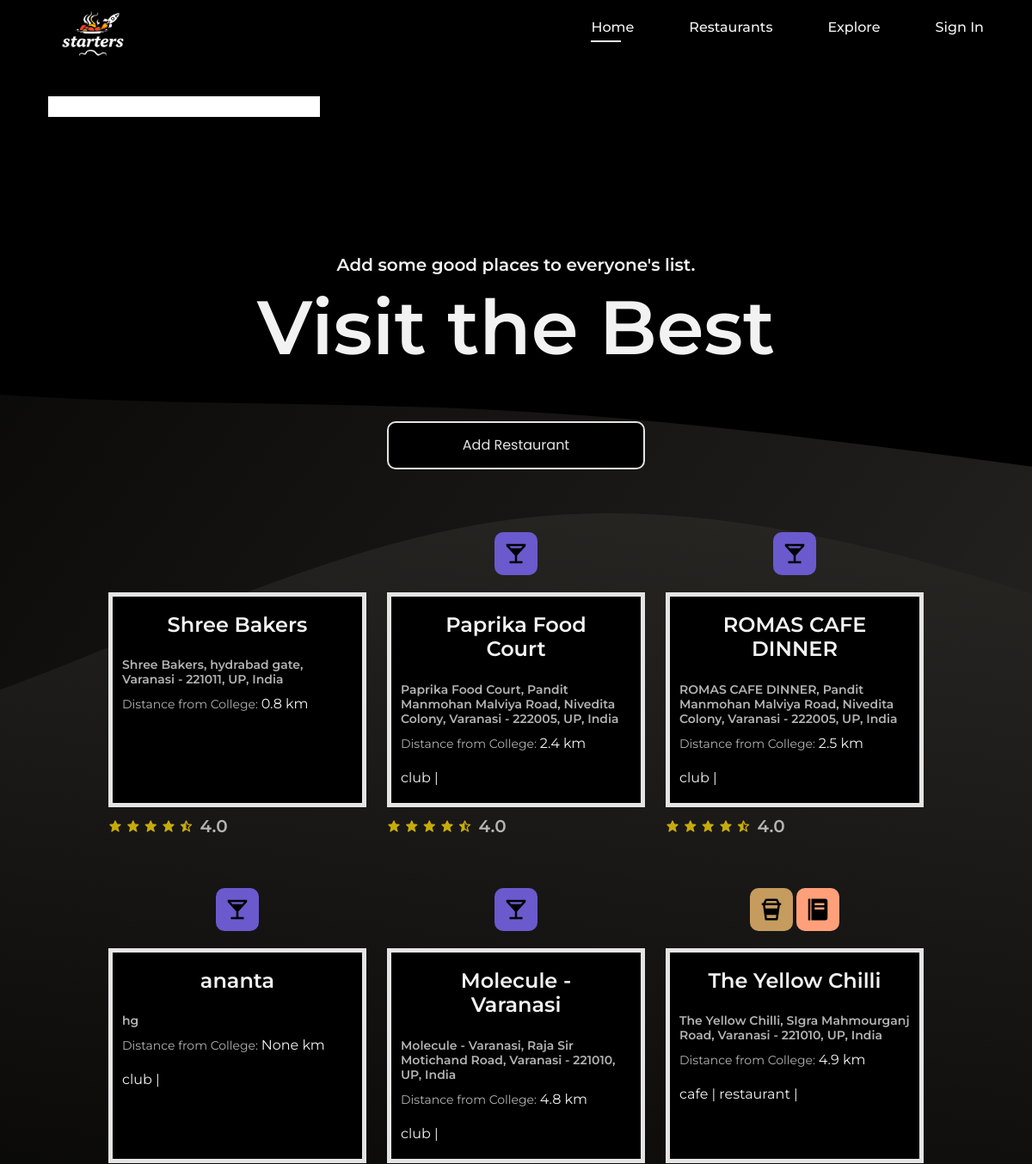
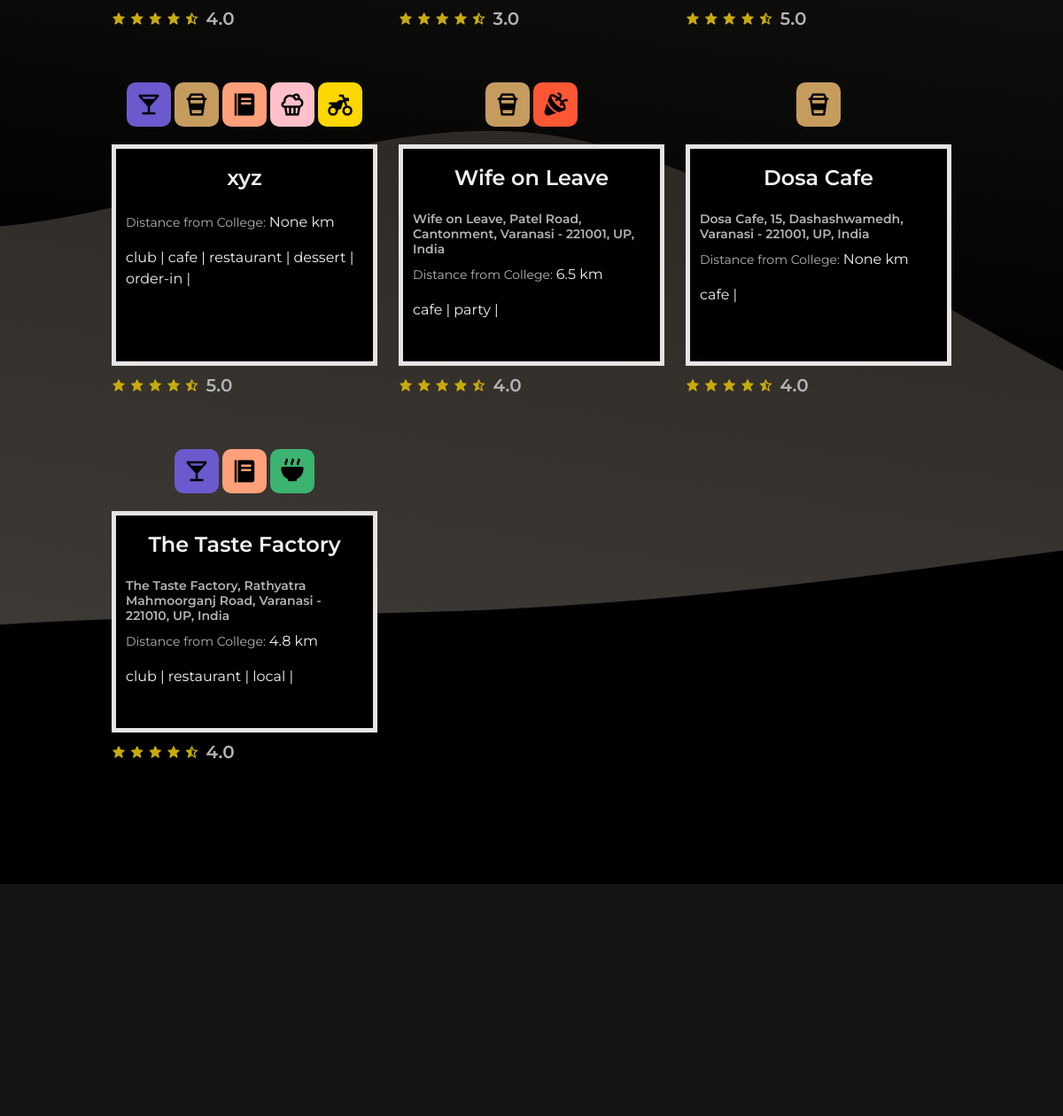
The page /restaurants/ on the database its author committed (2 pictures, top to bottom).
### rest/models.py (models this page shows, shortened)
class Restaurant(models.Model):
    name = models.CharField(max_length=255)
    address = models.TextField(blank=True)
    rating = models.DecimalField(max_digits=2, decimal_places=1, null=True, blank=True)  # Rating can be 1 to 5
    distance = models.DecimalField(max_digits=5, decimal_places=1, null=True, blank=True)
    latitude = models.FloatField(null=True, blank=True)  # Latitude from Geoapify API
    longitude = models.FloatField(null=True, blank=True)  # Longitude from Geoapify API
    main_image = models.ImageField(upload_to='restaurant_images',blank=True,null=True)
    description = models.TextField(blank=True, null=True) # Description about the restaurant
    date_posted=models.DateTimeField(default=timezone.now)
    posted_by=models.ForeignKey(settings.AUTH_USER_MODEL,on_delete=models.SET_DEFAULT,default=1)
    tags = models.ManyToManyField('Tag', related_name='restaurants', blank=True)

class Tag(models.Model):
    name=models.CharField(max_length=50,unique=True)

### rest/views.py (the view)
# urls.py: path('restaurants/', views.restaurants,name="restaurants"),
def restaurants(request):
    context={
        'restaurants':Restaurant.objects.all()
             }
    return render(request, 'rest/restaurants.html',context)

### templates/rest/restaurants.html (shortened to what this page needs)
{% load static%}
<!DOCTYPE html>
<html lang="en">
<head>
  <link href='https://unpkg.com/boxicons@2.1.4/css/boxicons.min.css' rel='stylesheet'>
  <link href="https://cdn.jsdelivr.net/npm/bootstrap@5.1.0/dist/css/bootstrap.min.css" rel="stylesheet">
  <link rel="stylesheet" href="{% static 'assets/css/style.css'%}">
  <link
    href="https://cdn.jsdelivr.net/npm/remixicon@4.5.0/fonts/remixicon.css"
    rel="stylesheet"/>
  <link rel="stylesheet" href="https://unpkg.com/@trevoreyre/autocomplete-js/dist/style.css"/>
</head>
<body>
  <header class="header" id="header">
    <nav class="nav container">
      <a href="#" class="nav_logo">
        <img src="{% static 'assets/images/starters-logo.png'%}" class="nav_logo-img">
      </a>
      <div class="nav_menu" id="nav-menu">
        <ul class="nav_list">
          <li class="nav_item">
            <a href="{% url 'rest:home' %}" class="nav_link active-link">Home</a>
          </li>
          <li class="nav_item">
            <a href="{% url 'rest:restaurants' %}" class="nav_link">Restaurants</a>
          </li>
          <li class="nav_item">
            <a href="#explore" class="nav_link">Explore</a>
          </li>
          {% if request.user.is_authenticated %}
          <li class="nav_item">
            <a href="{% url 'userauths:profile' %}" class="nav_link">Profile</a>
          </li>
          <li class="nav_item">
            <a href="{% url 'userauths:sign-out' %}" class="nav_link">Sign Out</a>
          </li>
          {% else %}
            {% if request.path == '/users/sign-in/' %}
              <li class="nav_item">
                <a href="{% url 'userauths:sign-up' %}" class="nav_link">Sign Up</a>
              </li>
            {% else %}
              <li class="nav_item">
                <a href="{% url 'userauths:sign-in' %}" class="nav_link">Sign In</a>
              </li>
            {% endif %}
          {% endif %}
        </ul>
      </div>
    </nav>
  </header>
  <main>
  <section class="search_rest section" id="search_rest">
    <div class="container">
        <div id="autocomplete" class="autocomplete">
          <input class="autocomplete-input" />
        </div>
    </div>
  </main>
  <section class="rest section" id="rest">
    <div class="rest_container container grid">
      <div class="rest_data">
        <h3 class="rest_subtitle">
          Add some good places to everyone's list.
        </h3>
        <h1 class="rest_title">
          Visit the Best
        </h1>
      </div>
      <div class="rest-buttons">
        <a href="{% url 'rest:add_restaurant' %}">
          <button>Add Restaurant</button>
        </a>
      </div>
      <div class="rest_cards grid">
        {% for restaurant in restaurants %}
        <article class="rest_card">
          <div class="rest-icons">                  {% for tag in restaurant.tags.all %}
            <img src="{% static 'assets/images/' %}/{{ tag.name }}.svg" class="rest-icon {{tag.name}}">
          {% endfor %}</div>
            <div class="rest_info_main">
              <a href="{% url 'rest:restaurant_detail' restaurant.id %}">
                <h2 class="rest_card-name">{{ restaurant.name }}</h2>
              <h3 class="rest_card-address">{{ restaurant.address }}</h3>
              <p class="rest_card-distance">Distance from College: <span>{{ restaurant.distance }} km</span></p>
              <ul class="rest_tags">
                {% for tag in restaurant.tags.all %}
                    <li>{{ tag.name }} | </li>
                {% endfor %}
            </ul>
              </a></div>
              <div class="rest_rating">
                <div class="stars">
                  <i class='bx bxs-star' ></i>
                  <i class='bx bxs-star' ></i>
                  <i class='bx bxs-star' ></i>
                  <i class='bx bxs-star' ></i>
                  <i class='bx bxs-star-half' ></i>
                </div>
              <h3 class="rest_card-rating">{{ restaurant.rating }}</h3>
            </div>
        </article>
        {% endfor %}
      </div>
    </div>
   </section>
  <footer class="footer">
  </footer>
</body>
</html>

### rows shown on the page
Restaurant: name "Shree Bakers", address "Shree Bakers, hydrabad gate, Varanasi - 221011, UP, India", distance "0.8", rating "4.0"
Restaurant: name "Paprika Food Court", address "Paprika Food Court, Pandit Manmohan Malviya Road, Nivedita Colony, Varanasi - 222005, UP, India", distance "2.4", rating "4.0"
Tag: name (picture), name "club"
Restaurant: name "ROMAS CAFE DINNER", address "ROMAS CAFE DINNER, Pandit Manmohan Malviya Road, Nivedita Colony, Varanasi - 222005, UP, India", distance "2.5", rating "4.0"
Restaurant: name "ananta", address "hg", distance "None", rating "4.0"
Restaurant: name "Molecule - Varanasi", address "Molecule - Varanasi, Raja Sir Motichand Road, Varanasi - 221010, UP, India", distance "4.8", rating "3.0"
Restaurant: name "The Yellow Chilli", address "The Yellow Chilli, SIgra Mahmourganj Road, Varanasi - 221010, UP, India", distance "4.9", rating "5.0"
Tag: name (picture), name "cafe"
Tag: name (picture), name "restaurant"
Restaurant: name "xyz", distance "None", rating "5.0"
Tag: name (picture), name "dessert"
Tag: name (picture), name "order-in"
Restaurant: name "Wife on Leave", address "Wife on Leave, Patel Road, Cantonment, Varanasi - 221001, UP, India", distance "6.5", rating "4.0"
Tag: name (picture), name "party"
Restaurant: name "Dosa Cafe", address "Dosa Cafe, 15, Dashashwamedh, Varanasi - 221001, UP, India", distance "None", rating "4.0"
Restaurant: name "The Taste Factory", address "The Taste Factory, Rathyatra Mahmoorganj Road, Varanasi - 221010, UP, India", distance "4.8", rating "4.0"
Tag: name (picture), name "local"
